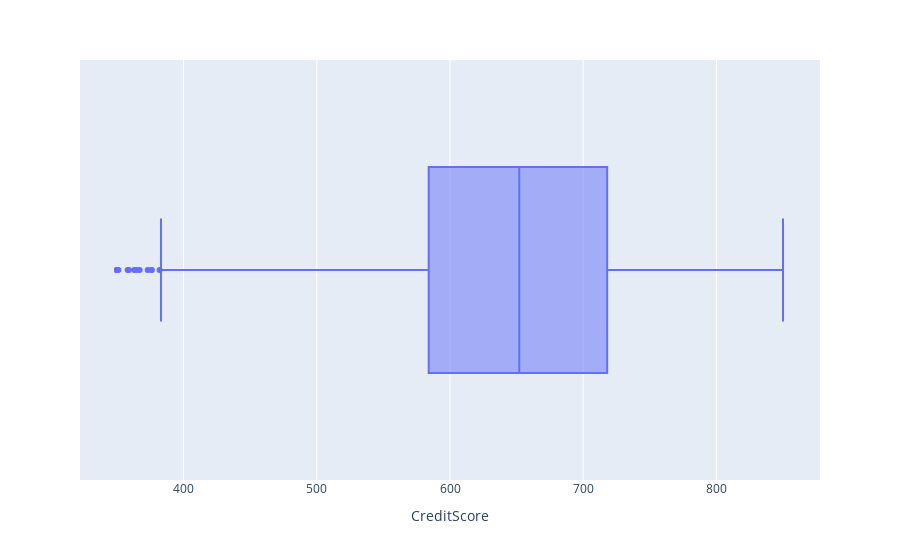

The notebook cell this image was saved under:
### Markdown cell above
CreditScore

### Code cell
fig = px.box(df, x="CreditScore")
fig.show()

### Figure 1 — Plotly figure (JSON) as saved in the notebook; plotly's stock layout.template omitted (floating-point values rounded to 4 significant figures; data arrays with more than 128 entries replaced by an {"elided": "..."} marker saying what was removed)
{"data": [{"alignmentgroup": "True", "hovertemplate": "CreditScore=%{x}<extra></extra>", "legendgroup": "", "marker": {"color": "#636efa"}, "name": "", "notched": false, "offsetgroup": "", "orientation": "h", "showlegend": false, "x": {"elided": "10000 int values"}, "x0": " ", "xaxis": "x", "y0": " ", "yaxis": "y", "type": "box"}], "layout": {"xaxis": {"anchor": "y", "domain": [0, 1], "title": {"text": "CreditScore"}}, "yaxis": {"anchor": "x", "domain": [0, 1]}, "legend": {"tracegroupgap": 0}, "margin": {"t": 60}, "boxmode": "group"}}
